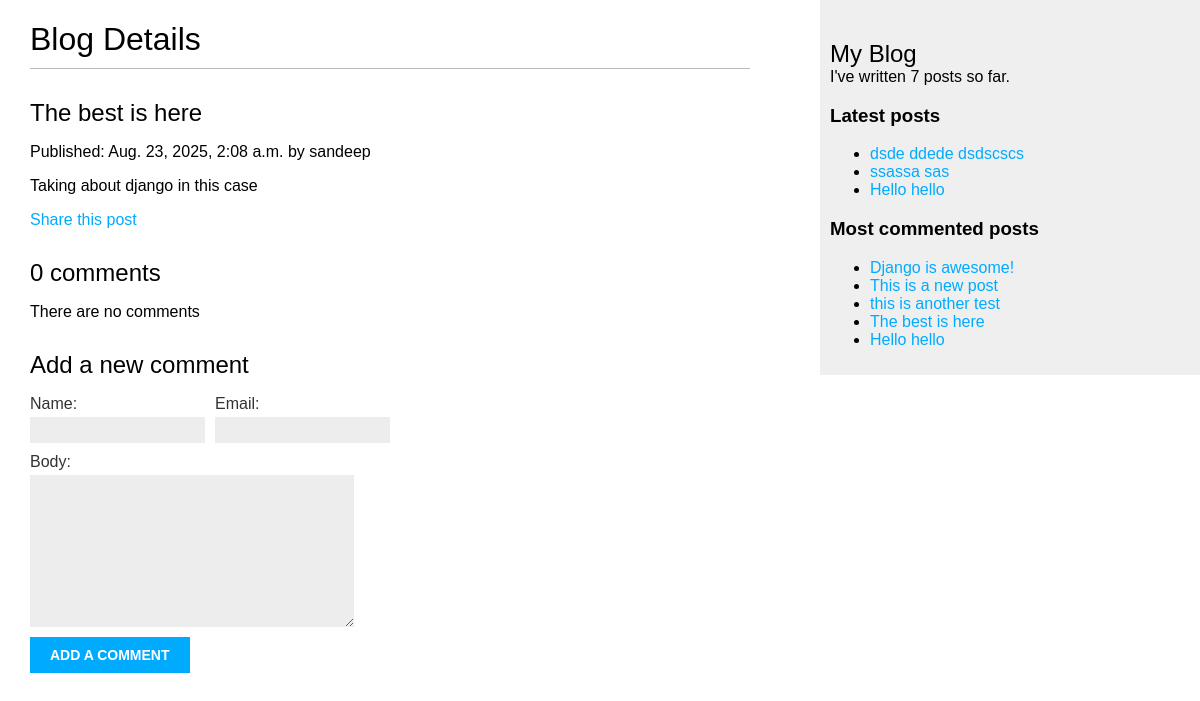
The app's page /blog/2025/8/23/the-best-is-here/, older data.
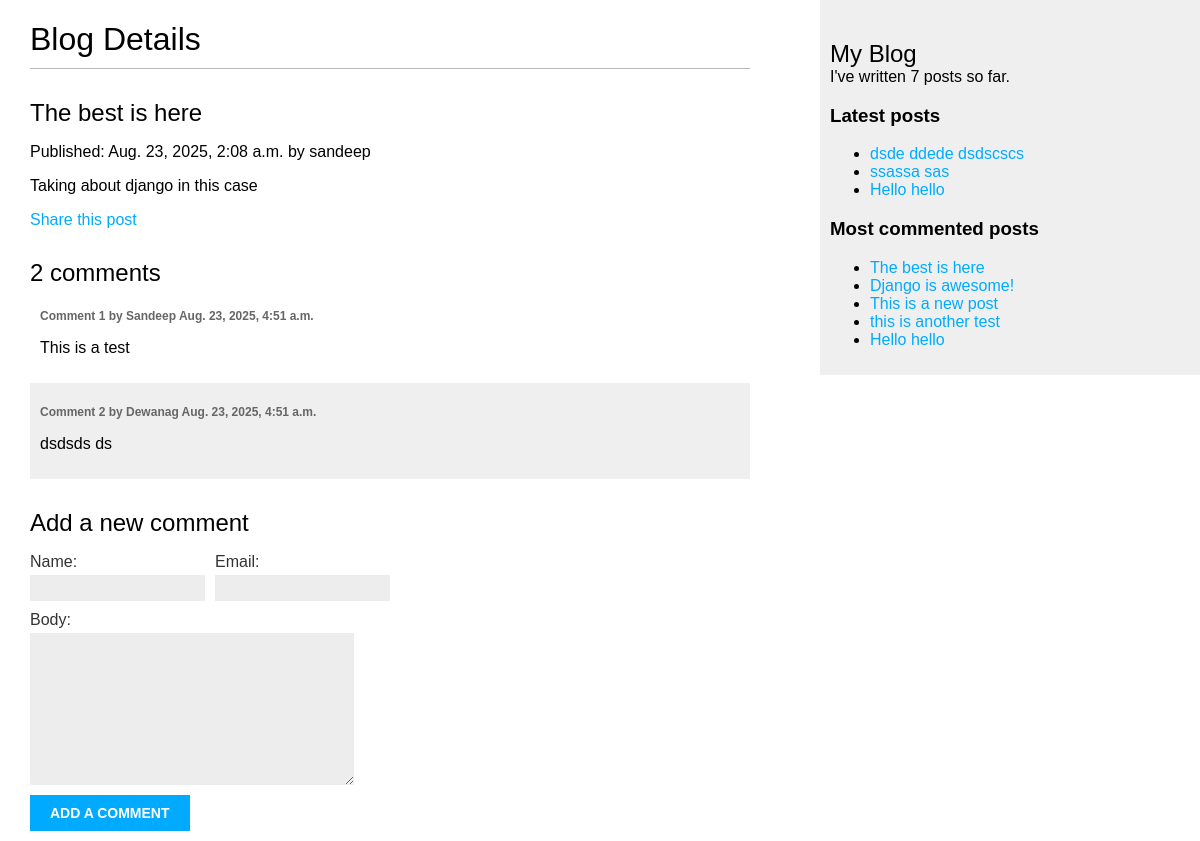
The same page, newer data.
### blog/models.py (models this page shows, shortened)
class Post(models.Model):
    class Status(models.TextChoices):
        DRAFT = "DF", "Draft"
        PUBLISHED = "PB", "Published"
    title = models.CharField(max_length=250)
    slug = models.SlugField(max_length=250, unique_for_date="publish")
    author = models.ForeignKey(
        settings.AUTH_USER_MODEL, on_delete=models.CASCADE, related_name="blog_posts"
    )
    body = models.TextField()
    tags = TaggableManager()
    publish = models.DateTimeField(default=timezone.now)
    created = models.DateTimeField(auto_now_add=True)
    updated = models.DateTimeField(auto_now=True)
    status = models.CharField(max_length=2, choices=Status, default=Status.DRAFT)
    objects = models.Manager()  # default
    published = PublishedManager()  # custom manager
    class Meta:
        ordering = ["-publish"]
        indexes = [
            models.Index(fields=["-publish"]),
        ]
    def get_absolute_url(self):
        return reverse(
            "blog:post_detail",
            args=[self.publish.year, self.publish.month, self.publish.day, self.slug],
        )

class Comment(models.Model):
    post = models.ForeignKey(Post, on_delete=models.CASCADE, related_name="comments")
    name = models.CharField(max_length=80)
    email = models.EmailField()
    body = models.TextField()
    created = models.DateTimeField(auto_now_add=True)
    updated = models.DateTimeField(auto_now=True)
    active = models.BooleanField(default=True)
    class Meta:
        ordering = ["created"]
        indexes = [models.Index(fields=["created"])]

### blog/views.py (the view)
def post_detail(request, year, month, day, post):
    post = get_object_or_404(
        Post,
        status=Post.Status.PUBLISHED,
        slug=post,
        publish__year=year,
        publish__month=month,
        publish__day=day,
    )
    comments = post.comments.filter(active=True)
    form = CommentForm()
    return render(
        request,
        "blog/post/detail.html",
        {"post": post, "comments": comments, "form": form},
    )

### blog/forms.py
class CommentForm(forms.ModelForm):
    class Meta:
        model = Comment
        fields = ["name", "email", "body"]

### blog/models.py (called while the page is built)
    def get_queryset(self):
        return super().get_queryset().filter(status=Post.Status.PUBLISHED)

### blog/templatetags/blog_tags.py (called while the page is built)
@register.simple_tag
def total_posts():
    return Post.published.count()

@register.inclusion_tag("blog/post/latest_posts.html")
def show_latest_posts(count=5):
    latest_posts = Post.published.order_by("-publish")[:count]
    return {"latest_posts": latest_posts}

@register.simple_tag
def get_most_commented_posts(count=5):
    return Post.published.annotate(total_comments=Count("comments")).order_by(
        "-total_comments"
    )[:count]

@register.filter(name="markdown")
def markdown_format(text):
    return mark_safe(markdown.markdown(text))

### blog/templates/blog/post/detail.html (shortened to what this page needs)
{% extends "blog/base.html" %}
{% load blog_tags %}
{% block content %}
    <h1>Blog Details</h1>
    <h2>{{ post.title }}</h2>
    <p>Published: {{ post.publish }} by {{ post.author }}</p>
    <p>{{ post.body|markdown }}</p>
    <p>
        <a href="{% url "blog:post_share" post.id %}">Share this post</a>
    </p>
    {% with comments.count as total_comments %}
        <h2>{{ total_comments }} comment{{ total_comments|pluralize }}</h2>
    {% endwith %}
    {% for comment in comments %}
        <div class="comment">
            <p class="info">Comment {{ forloop.counter }} by {{ comment.name }} {{ comment.created }}</p>
            {{ comment.body|linebreaks }}
        </div>
    {% empty %}
        <p>There are no comments</p>
    {% endfor %}
    {% include "blog/post/includes/comment_form.html" %}
{% endblock content %}

### blog/templates/blog/base.html (shortened to what this page needs)
{% load blog_tags %}
{% load static %}
<!DOCTYPE html>
<html lang="en">
  <head>
    <link href="{% static "css/blog.css" %}" rel="stylesheet">
  </head>
  <body>
    <div id="content">
      {% block content %}
      {% endblock content %}
    </div>
    <div id="sidebar">
      <h2>My Blog</h2>
      I've written {% total_posts %} posts so far.
      <h3>Latest posts</h3>
      {% show_latest_posts 3 %}
      <h3>Most commented posts</h3>
      {% get_most_commented_posts as most_commented_posts %}
      <ul>
        {% for post in most_commented_posts %}
          <li>
            <a href="{{ post.get_absolute_url }}">{{ post.title }}</a>
          </li>
        {% endfor %}
      </ul>
    </div>
  </body>
</html>

### blog/templates/blog/post/includes/comment_form.html (shortened to what this page needs)
<h2>Add a new comment</h2>
<form action="{% url "blog:post_comment" post.id %}" method="post">
    <div class="left">{{ form.name.as_field_group }}</div>
    <div class="left">{{ form.email.as_field_group }}</div>
    {{ form.body.as_field_group }}
    <p>
        <input type="submit" value="Add a comment">
    </p>
</form>

### blog/templates/blog/post/latest_posts.html
<ul>
    {% for post in latest_posts %}
        <li>
            <a href="{{ post.get_absolute_url }}">{{ post.title }}</a>
        </li>
    {% endfor %}
</ul>

### blog/static/css/blog.css (style rules this page uses)
body { margin: 0; padding: 0; font-family: helvetica, sans-serif; }
a { color: #00abff; text-decoration: none; }
h1 { font-weight: normal; border-bottom: 1px solid #bbb; padding: 0 0 10px 0; }
h2 { font-weight: normal; margin: 30px 0 0; }
#content { float: left; width: 60%; padding: 0 0 0 30px; }
#sidebar { float: right; width: 30%; padding: 10px; background: #efefef; height: 100%; }
.left { float: left; margin-right: 10px; }
label { float: left; clear: both; color: #333; margin-bottom: 4px; }
input, textarea { clear: both; float: left; margin: 0 0 10px; background: #ededed; border: 0; padding: 6px 10px; font-size: 12px; }
input[type="submit"] { font-weight: bold; background: #00abff; color: #fff; padding: 10px 20px; font-size: 14px; text-transform: uppercase; }
.comment { padding: 10px; }
.comment:nth-child(even) { background: #efefef; }
.comment .info { font-weight: bold; font-size: 12px; color: #666; }

Row changes from the older to the newer data that the page shows:
shown differently, row unchanged: Post "The best is here": moves up the list
added Comment: name "Sandeep", created "Aug. 23, 2025, 4:51 a.m.", body "This is a test"
added Comment: name "Dewanag", created "Aug. 23, 2025, 4:51 a.m.", body "dsdsds ds"
Text that changed along with them:
{{ total_comments }}: "0" → "2"
text no longer shown: "There are no comments"
